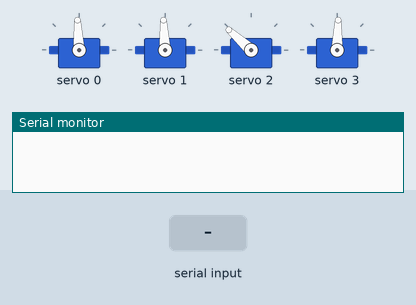
Recording of a sketch running on a simulated Arduino Uno, built with avr-gcc and run on an emulated ATmega328P. Parts: 4 × servo, the last lines printed to the serial monitor. The inputs (shaded band) are chosen by the test bench.

Above: at 1.2 s.
1.3 s: "90,45,200\n" received over Serial
At 3.5 s:
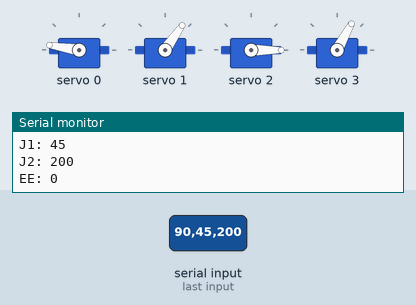
3.8 s: "30,150,10\n" received over Serial
At 5.4 s:
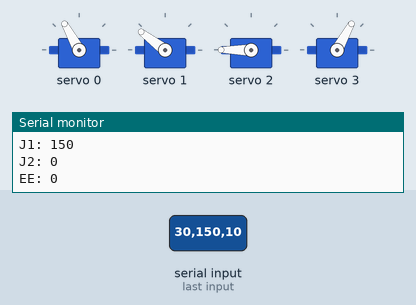
6.3 s: "5\n" received over Serial
At 8.5 s:
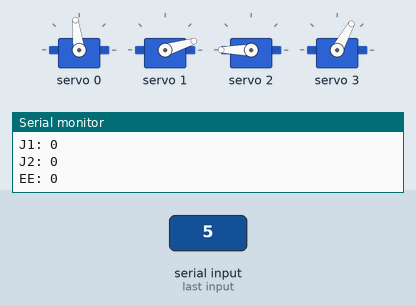
8.8 s: "200\n" received over Serial
At 10.4 s:
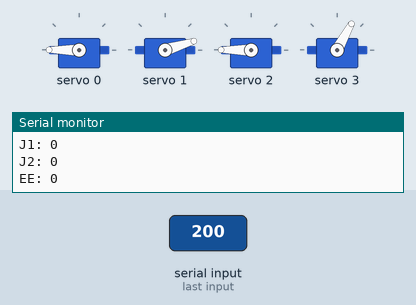
11.3 s: "90,45\n" received over Serial
At 13.5 s:
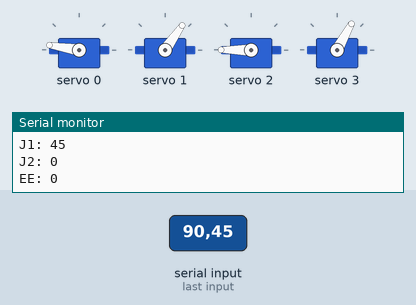
13.8 s: "90\n" received over Serial
At 15.4 s:
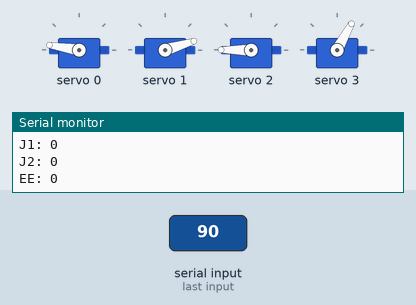
Timing chart, 0 to 16.9 s (numbered marks = the images above; inputs shaded):
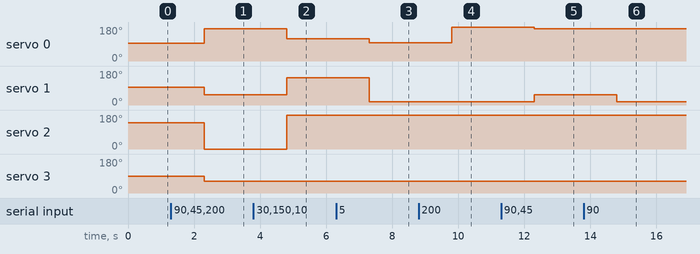

Measured:
- after the input at 1.3 s, servo 0: 93° → 171° after 1.0 s; servo 1: 93° → 55° after 1.0 s; servo 2: 138° → 0° after 1.0 s; servo 3: 88° → 61° after 1.0 s
- after the input at 3.8 s, servo 0: 171° → 119° after 1.0 s; servo 1: 55° → 143° after 1.0 s; servo 2: 0° → 180° after 1.0 s
- after the input at 6.3 s, servo 0: 119° → 97° after 1.0 s; servo 1: 143° → 17° after 1.0 s
- after the input at 8.8 s, servo 0: 97° → 180° after 1.0 s
- after the input at 11.3 s, servo 0: 180° → 171° after 1.0 s; servo 1: 17° → 55° after 1.0 s
- after the input at 13.8 s, servo 1: 55° → 17° after 1.0 s

The sketch:

Arduino_joint_angle_control.ino
```cpp
#include <Wire.h>
#include <Adafruit_PWMServoDriver.h>

// called this way, it uses the default address 0x40
Adafruit_PWMServoDriver pwm = Adafruit_PWMServoDriver();

#define SERVO_FREQ 50 // Analog servos run at ~50 Hz updates

// Robotic arm parameters.
// These will need to be modified FIRST based on your arm
////// Theta 1 //////
#define J0_min  144   // min pulselength
#define J0_max  472   // max pulselength
#define d0_min  -90   // corresponding limit in degrees (min)
#define d0_max  90    // max degrees

////// Theta 2 //////
#define J1_min  148    // min pulselength
#define J1_max  388   // max pulselength
#define d1_min  0     // corresponding limit in degrees (min)
#define d1_max  135    // max degrees

////// Theta 3 //////
#define J2_min  516   // min pulselength
#define J2_max  292   // max pulselength
#define d2_min  0     // corresponding limit in degrees (min)
#define d2_max  90    // max degrees

////// End Effector //////
#define J3_min  240   // pulselength in open position
#define J3_max  392   // pulselength in closed position
#define d3_min  0     // corresponding min distance in mm
#define d3_max  53    // max distance in mm

// The setup routine runs once when you press reset:
void setup() {
  // Initialize serial communication at 9600 bits per second:
  Serial.begin(115200);
  // Initialize pwm communication
  pwm.begin();
  // Set onboard oscillator frequency
  pwm.setOscillatorFrequency(27000000);
  pwm.setPWMFreq(SERVO_FREQ);  // Analog servos run at ~50 Hz updates

  delay(10);

  // Move the robotic arm to 'probably servo-safe' configuration
  // in case pulselength values have not been configured
  // map figures out where first argument lies between 2nd and 3rd
  // arguments, and interpolates it to the same relative position
  // between 4th and 5th arguments.
  // We use this to convert degrees to servo pulselength for pwm.
  pwm.setPWM(0, 0, map(0,d0_min,d0_max,J0_min,J0_max));
  pwm.setPWM(1, 0, map(90,d1_min,d1_max,J1_min,J1_max));
  pwm.setPWM(2, 0, map(45,d2_min,d2_max,J2_min,J2_max));
  pwm.setPWM(3, 0, map(20,d3_min,d3_max,J3_min,J3_max));
}

// The loop routine runs over and over again forever:
void loop() {
// send data only when you receive data:
    if (Serial.available() > 0) {
    // read the incoming 12-digit string: should be configured like "123456789123"
    String incomingString = Serial.readString();

    // parse string into 3-digit pieces and convert each to an integer angle,
    // e.g. J0=123, J1=456, etc.
    int J0 = incomingString.substring(0,3).toInt();
    int J1 = incomingString.substring(3,6).toInt();
    int J2 = incomingString.substring(6,9).toInt();
    int EE = incomingString.substring(9,12).toInt();


    // say what you got:
    Serial.print("J0: ");
    Serial.println(J0);
    Serial.print("J1: ");
    Serial.println(J1);
    Serial.print("J2: ");
    Serial.println(J2);
    Serial.print("EE: ");
    Serial.println(EE);

    // move servos to new positions
    // map figures out where first argument lies between 2nd and 3rd
    // arguments, and interpolates it to the same relative position
    // between 4th and 5th arguments.
    // We use this to convert degrees to servo pulselength for pwm.
    pwm.setPWM(0, 0, map(J0,d0_min,d0_max,J0_min,J0_max));
    pwm.setPWM(1, 0, map(J1,d1_min,d1_max,J1_min,J1_max));
    pwm.setPWM(2, 0, map(J2,d2_min,d2_max,J2_min,J2_max));
    pwm.setPWM(3, 0, map(EE,d3_min,d3_max,J3_min,J3_max));
    }


}
```
